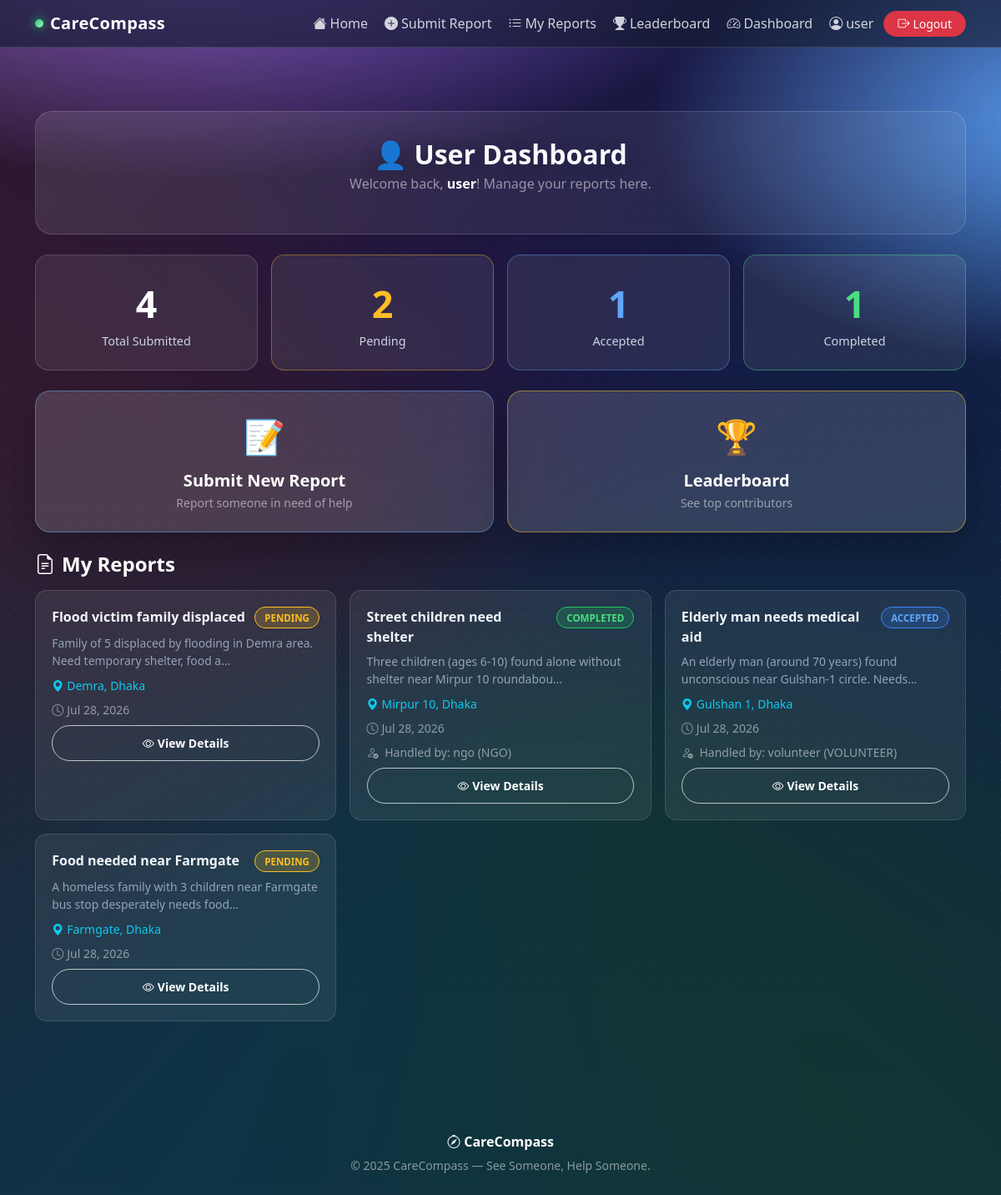
Page /dashboard/ (signed in) on the committed database.
### user/models.py (models this page shows, shortened)
class CustomUser(AbstractUser):
    ROLE_CHOICES = [
        ('user', 'User'),
        ('volunteer', 'Volunteer'),
        ('ngo', 'NGO'),
    ]
    role = models.CharField(max_length=20, choices=ROLE_CHOICES, default='user')
    profile_pic = models.ImageField(upload_to='profiles/', blank=True, null=True)
    phone = models.CharField(max_length=20, blank=True)
    address = models.TextField(blank=True, null=True)
    bio = models.TextField(blank=True)
    organization_name = models.CharField(max_length=200, blank=True, null=True)
    certificate = models.FileField(upload_to='certificates/', blank=True, null=True)
    license_file = models.FileField(upload_to='licenses/', blank=True, null=True)
    skills = models.TextField(blank=True, null=True)

### report/models.py (models this page shows, shortened)
class Report(models.Model):
    REPORT_STATUS = [
        ('pending', 'Pending'),
        ('accepted', 'Accepted'),
        ('rejected', 'Rejected'),
        ('completed', 'Completed'),
    ]
    title = models.CharField(max_length=200)
    description = models.TextField()
    photo = models.ImageField(upload_to='reports/photos/', blank=True, null=True)
    video = models.FileField(upload_to='reports/videos/', blank=True, null=True)
    location = models.CharField(max_length=255, blank=True)
    latitude = models.FloatField(null=True, blank=True)
    longitude = models.FloatField(null=True, blank=True)
    status = models.CharField(max_length=20, choices=REPORT_STATUS, default='pending')
    created_by = models.ForeignKey(
        settings.AUTH_USER_MODEL,
        on_delete=models.CASCADE,
        related_name="reports"
    )
    accepted_by = models.ForeignKey(
        settings.AUTH_USER_MODEL,
        on_delete=models.SET_NULL,
        null=True, blank=True,
        related_name="accepted_reports"
    )
    proof = models.FileField(upload_to="proofs/", null=True, blank=True)
    created_at = models.DateTimeField(auto_now_add=True)

### user/views.py (the view, shortened to what this page needs)
# urls.py: path('dashboard/', views.dashboard, name='dashboard'),
@login_required
def dashboard(request):
    user = request.user
    if user.role == 'user':
        my_reports = Report.objects.filter(created_by=user).order_by('-created_at')
        return render(request, 'dashboard_user.html', {
            'reports':   my_reports,
            'count':     my_reports.count(),
            'pending':   my_reports.filter(status='pending').count(),
            'accepted':  my_reports.filter(status='accepted').count(),
            'completed': my_reports.filter(status='completed').count(),
            'rejected':  my_reports.filter(status='rejected').count(),
        })
    return redirect('home')

### templates/dashboard_user.html (shortened to what this page needs)
{% extends "base.html" %}
{% block content %}
<section class="section-spacer">
  <div class="container">
    <div class="dash-header mb-4">
      <h2 class="heading mb-1">👤 User Dashboard</h2>
      <p class="text-white-50">Welcome back, <strong class="text-white">{{ user.username }}</strong>! Manage your reports here.</p>
    </div>
    <div class="row g-3 mb-4">
      <div class="col-6 col-md-3">
        <div class="stat-card text-center">
          <div class="stat-number">{{ count }}</div>
          <div class="stat-label">Total Submitted</div>
        </div>
      </div>
      <div class="col-6 col-md-3">
        <div class="stat-card text-center" style="border-color:rgba(251,191,36,.4)">
          <div class="stat-number" style="color:#fbbf24">{{ pending }}</div>
          <div class="stat-label">Pending</div>
        </div>
      </div>
      <div class="col-6 col-md-3">
        <div class="stat-card text-center" style="border-color:rgba(96,165,250,.4)">
          <div class="stat-number" style="color:#60a5fa">{{ accepted }}</div>
          <div class="stat-label">Accepted</div>
        </div>
      </div>
      <div class="col-6 col-md-3">
        <div class="stat-card text-center" style="border-color:rgba(74,222,128,.4)">
          <div class="stat-number" style="color:#4ade80">{{ completed }}</div>
          <div class="stat-label">Completed</div>
        </div>
      </div>
    </div>
    <div class="row g-3 mb-4">
      <div class="col-md-6">
        <a href="{% url 'submit_report' %}" class="text-decoration-none">
          <div class="glass p-4 text-center h-100" style="border-color:rgba(96,165,250,.5)">
            <div style="font-size:2.5rem; margin-bottom:.7rem;">📝</div>
            <h5 class="text-white fw-bold mb-1">Submit New Report</h5>
            <p class="text-white-50 small mb-0">Report someone in need of help</p>
          </div>
        </a>
      </div>
      <div class="col-md-6">
        <a href="{% url 'leaderboard' %}" class="text-decoration-none">
          <div class="glass p-4 text-center h-100" style="border-color:rgba(251,191,36,.5)">
            <div style="font-size:2.5rem; margin-bottom:.7rem;">🏆</div>
            <h5 class="text-white fw-bold mb-1">Leaderboard</h5>
            <p class="text-white-50 small mb-0">See top contributors</p>
          </div>
        </a>
      </div>
    </div>
    <h4 class="text-white fw-bold mb-3"><i class="bi bi-file-earmark-text me-2"></i>My Reports</h4>
    {% if reports %}
    <div class="row g-3">
      {% for r in reports %}
      <div class="col-md-6 col-lg-4">
        <div class="report-card-wrap">
          <div class="d-flex justify-content-between align-items-start mb-2">
            <span class="report-title-text">{{ r.title|truncatechars:40 }}</span>
            <span class="status-pill ms-2
              {% if r.status == 'pending' %}badge-pending
              {% elif r.status == 'accepted' %}badge-accepted
              {% elif r.status == 'completed' %}badge-completed
              {% else %}badge-rejected{% endif %}">
              {{ r.status }}
            </span>
          </div>
          <p class="report-desc-text mb-2">{{ r.description|truncatechars:80 }}</p>
          {% if r.location %}
            <p class="text-info small mb-2"><i class="bi bi-geo-alt-fill me-1"></i>{{ r.location|truncatechars:50 }}</p>
          {% endif %}
          <small class="text-white-50 d-block mb-2"><i class="bi bi-clock me-1"></i>{{ r.created_at|date:"M d, Y" }}</small>
          {% if r.accepted_by %}
            <small class="text-white-50 d-block mb-2">
              <i class="bi bi-person-check me-1"></i>
              Handled by: {{ r.accepted_by.username }} ({{ r.accepted_by.role|upper }})
            </small>
          {% endif %}
          <a href="{% url 'report_detail' r.id %}" class="btn btn-neo-outline btn-sm w-100">
            <i class="bi bi-eye me-1"></i>View Details
          </a>
        </div>
      </div>
      {% endfor %}
    </div>
    {% endif %}
  </div>
</section>
{% endblock %}

### templates/base.html (shortened to what this page needs)
{% load static %}
<!DOCTYPE html>
<html lang="en">
<head>
  <link href="https://cdn.jsdelivr.net/npm/bootstrap@5.3.3/dist/css/bootstrap.min.css" rel="stylesheet">
  <link href="https://cdn.jsdelivr.net/npm/bootstrap-icons@1.11.3/font/bootstrap-icons.css" rel="stylesheet">
  <link href="https://cdnjs.cloudflare.com/ajax/libs/font-awesome/6.5.0/css/all.min.css" rel="stylesheet">
</head>
<body class="bg-veil grid-overlay">
<nav class="navbar navbar-expand-lg cc-navbar sticky-top">
  <div class="container">
    <a class="navbar-brand" href="/"><span class="logo-dot"></span> CareCompass</a>
    <div class="collapse navbar-collapse" id="ccNav">
      <ul class="navbar-nav ms-auto align-items-lg-center gap-1">
        <li class="nav-item"><a class="nav-link" href="{% url 'home' %}"><i class="bi bi-house-fill me-1"></i>Home</a></li>
        {% if user.is_authenticated %}
          {% if user.role == 'user' %}
            <li class="nav-item"><a class="nav-link" href="{% url 'submit_report' %}"><i class="bi bi-plus-circle-fill me-1"></i>Submit Report</a></li>
            <li class="nav-item"><a class="nav-link" href="{% url 'report_list' %}"><i class="bi bi-list-ul me-1"></i>My Reports</a></li>
          {% else %}
            <li class="nav-item"><a class="nav-link" href="{% url 'report_list' %}"><i class="bi bi-list-ul me-1"></i>All Reports</a></li>
          {% endif %}
        {% else %}
          <li class="nav-item"><a class="nav-link" href="{% url 'report_list' %}"><i class="bi bi-list-ul me-1"></i>Reports</a></li>
        {% endif %}
        <li class="nav-item"><a class="nav-link" href="{% url 'leaderboard' %}"><i class="bi bi-trophy-fill me-1"></i>Leaderboard</a></li>
        {% if user.is_authenticated %}
          <li class="nav-item"><a class="nav-link" href="{% url 'dashboard' %}"><i class="bi bi-speedometer2 me-1"></i>Dashboard</a></li>
          <li class="nav-item"><a class="nav-link" href="{% url 'profile' %}"><i class="bi bi-person-circle me-1"></i>{{ user.username }}</a></li>
          <li class="nav-item">
            <form action="{% url 'logout' %}" method="post" style="display:inline;">{% csrf_token %}
              <button type="submit" class="btn btn-sm btn-danger rounded-pill px-3"><i class="bi bi-box-arrow-right me-1"></i>Logout</button>
            </form>
          </li>
        {% else %}
          <li class="nav-item"><a class="nav-link" href="{% url 'login' %}"><i class="bi bi-box-arrow-in-right me-1"></i>Login</a></li>
          <li class="nav-item"><a class="nav-link" href="{% url 'register' %}"><i class="bi bi-person-plus-fill me-1"></i>Register</a></li>
        {% endif %}
      </ul>
    </div>
  </div>
</nav>
<main>
  <div class="container pt-3">
  </div>
  {% block content %}{% endblock %}
</main>
<footer class="mt-5">
  <div class="container py-4 text-center text-white-50">
    <div class="fw-bold text-white mb-1"><i class="bi bi-compass"></i> CareCompass</div>
    <small>© 2025 CareCompass — See Someone, Help Someone.</small>
  </div>
</footer>
</body>
</html>

### templates/base.html (style rules this page uses)
:root { --cc-primary: #6d28d9; --cc-secondary: #2563eb; --cc-accent: #22c55e; --cc-dark: #0b1220; --glass-bg: rgba(255,255,255,.14); --glass-brd: rgba(255,255,255,.35); }
* { box-sizing: border-box; }
body { font-family: ui-sans-serif, system-ui, -apple-system, Segoe UI, Roboto, Inter, "Helvetica Neue", Arial; color: #0f172a; background: radial-gradient(1200px 600px at 20% -10%, #9d7cf4 0%, transparent 60%), radial-gradient(900px 500px at 110% 10%, #64b5ff 0%, transparent 60%), linear-gradient(180deg, #0b1120 0%, #0f172a 100%); min-height: 100vh; overflow-x: hidden; }
.bg-veil::before { content: ""; position: fixed; inset: -20vmax; background: conic-gradient(from 0deg, #6d28d9, #2563eb, #22c55e, #06b6d4, #f43f5e, #6d28d9); filter: blur(120px) opacity(.18); animation: spin 18s linear infinite; z-index: -2; }
.grid-overlay::after { content: ""; position: fixed; inset: 0; pointer-events: none; background-image: radial-gradient(rgba(255,255,255,.08) 1px, transparent 1px); background-size: 22px 22px; mask-image: linear-gradient(180deg, transparent, rgba(0,0,0,.65), transparent); z-index: -1; }
.cc-navbar { background: linear-gradient(90deg, rgba(13,23,43,.6), rgba(22,28,48,.6)); backdrop-filter: blur(10px); border-bottom: 1px solid rgba(255,255,255,.12); }
.navbar-brand { color: #fff !important; font-weight: 800; letter-spacing: .3px; display: flex; align-items: center; gap: .5rem; }
.navbar-brand .logo-dot { width: 10px; height: 10px; border-radius: 50%; background: linear-gradient(135deg, var(--cc-accent), #a7f3d0); box-shadow: 0 0 12px #22c55e; }
.nav-link { color: #e5e7eb !important; opacity: .9; }
.section-spacer { padding: 60px 0; }
.heading { color: #f8fafc; text-align: center; font-weight: 800; text-shadow: 0 6px 24px rgba(0,0,0,.25); }
.glass { background: var(--glass-bg); border: 1px solid var(--glass-brd); box-shadow: 0 20px 50px rgba(0,0,0,.28); border-radius: 18px; transition: transform .25s ease, box-shadow .25s ease; }
.btn-neo-outline { border-radius: 999px; padding: 10px 22px; font-weight: 700; border: 1px solid rgba(255,255,255,.7); color: #fff; background: transparent; }
.badge-pending { background: rgba(251,191,36,.2); color: #fbbf24; border: 1px solid #fbbf24; }
.badge-accepted { background: rgba(59,130,246,.2); color: #60a5fa; border: 1px solid #3b82f6; }
.badge-completed { background: rgba(34,197,94,.2); color: #4ade80; border: 1px solid #22c55e; }
.dash-header { background: linear-gradient(135deg,rgba(255,255,255,.1),rgba(255,255,255,.05)); border: 1px solid rgba(255,255,255,.15); border-radius: 20px; padding: 2rem; text-align: center; margin-bottom: 2rem; }
.stat-card { background: rgba(255,255,255,.08); border: 1px solid rgba(255,255,255,.15); border-radius: 16px; padding: 1.5rem; transition: all .3s ease; }
.stat-number { font-size: 2.8rem; font-weight: 800; color: #fff; }
.stat-label { color: #cbd5e1; font-size: .9rem; }
.report-card-wrap { background: rgba(255,255,255,.07); border: 1px solid rgba(255,255,255,.12); border-radius: 14px; padding: 1.2rem; transition: all .3s; height: 100%; }
.report-title-text { color: #f1f5f9; font-weight: 600; font-size: 1rem; }
.report-desc-text { color: #94a3b8; font-size: .87rem; }
.status-pill { display: inline-block; padding: .2rem .7rem; border-radius: 20px; font-size: .72rem; font-weight: 700; text-transform: uppercase; }

### rows in the picture
CustomUser: username "user"
Report: title "Flood victim family displaced", status "PENDING", description "Family of 5 displaced by flooding in Demra area. Need temporary shelter, food a…", location "Demra, Dhaka", created_at "Jul 28, 2026"
Report: title "Street children need shelter", status "COMPLETED", description "Three children (ages 6-10) found alone without shelter near Mirpur 10 roundabou…", location "Mirpur 10, Dhaka", created_at "Jul 28, 2026", accepted_by.username "ngo", accepted_by.role "NGO"
Report: title "Elderly man needs medical aid", status "ACCEPTED", description "An elderly man (around 70 years) found unconscious near Gulshan-1 circle. Needs…", location "Gulshan 1, Dhaka", created_at "Jul 28, 2026", accepted_by.username "volunteer", accepted_by.role "VOLUNTEER"
Report: title "Food needed near Farmgate", status "PENDING", description "A homeless family with 3 children near Farmgate bus stop desperately needs food…", location "Farmgate, Dhaka", created_at "Jul 28, 2026"

### other values in the picture
{{ count }} "4"
{{ pending }} "2"
{{ accepted }} "1"
{{ completed }} "1"
